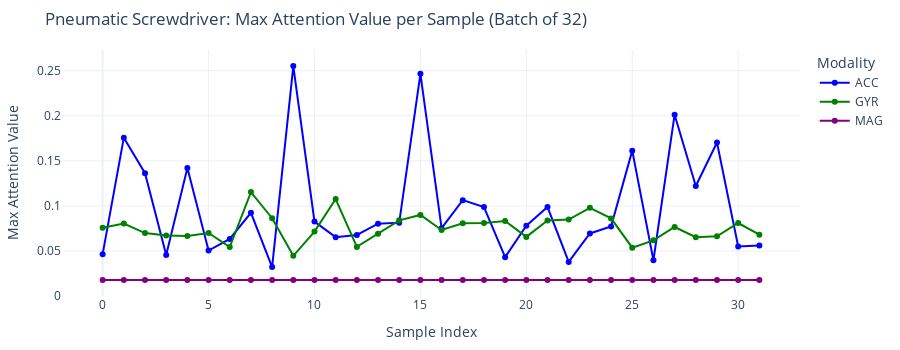

This figure's notebook cell:
### Code cell
import plotly.graph_objects as go

# Ensure values are on CPU and converted to numpy
avg_attn_per_window_np = {
    modality: torch.stack(values).cpu().numpy()
    for modality, values in avg_attn_per_window.items()
}

# Replace this with your actual predicted class labels for each sample
# Example: predicted_classes = ['drill', 'cut', 'screw', ...]
predicted_classes = true_labels

# Sample indices (x-axis)
sample_indices = list(range(len(predicted_classes)))

# Create interactive plot
fig = go.Figure()

colors = {
    'acc': 'blue',
    'gyr': 'green',
    'mag': 'purple',
}

# Add traces for each modality
for modality, max_vals in avg_attn_per_window_np.items():
    hover_texts = [
        f"Sample {i}<br>Predicted: {predicted_classes[i]}<br>Max Attention: {max_vals[i]:.4f}"
        for i in sample_indices
    ]
    fig.add_trace(go.Scatter(
        x=sample_indices,
        y=max_vals,
        mode='lines+markers',
        name=modality.upper(),
        line=dict(color=colors.get(modality, 'gray')),
        text=hover_texts,
        hoverinfo='text'
    ))

# Update layout
fig.update_layout(
    title="Pneumatic Screwdriver: Max Attention Value per Sample (Batch of 32)",
    xaxis_title="Sample Index",
    yaxis_title="Max Attention Value",
    legend_title="Modality",
    height=350,
    margin=dict(l=30, r=30, t=50, b=40),
    template="plotly_white"
)

fig.show()

### Figure 1 — Plotly figure (JSON) as saved in the notebook; plotly's stock layout.template omitted (floating-point values rounded to 4 significant figures)
{"data": [{"hoverinfo": "text", "line": {"color": "blue"}, "mode": "lines+markers", "name": "ACC", "text": ["Sample 0<br>Predicted: undefined<br>Max Attention: 0.0465", "Sample 1<br>Predicted: undefined<br>Max Attention: 0.1757", "Sample 2<br>Predicted: tightening<br>Max Attention: 0.1363", "Sample 3<br>Predicted: undefined<br>Max Attention: 0.0455", "Sample 4<br>Predicted: untightening<br>Max Attention: 0.1421", "Sample 5<br>Predicted: undefined<br>Max Attention: 0.0504", "Sample 6<br>Predicted: undefined<br>Max Attention: 0.0633", "Sample 7<br>Predicted: undefined<br>Max Attention: 0.0924", "Sample 8<br>Predicted: undefined<br>Max Attention: 0.0321", "Sample 9<br>Predicted: tightening<br>Max Attention: 0.2552", "Sample 10<br>Predicted: undefined<br>Max Attention: 0.0826", "Sample 11<br>Predicted: undefined<br>Max Attention: 0.0653", "Sample 12<br>Predicted: undefined<br>Max Attention: 0.0678", "Sample 13<br>Predicted: undefined<br>Max Attention: 0.0803", "Sample 14<br>Predicted: undefined<br>Max Attention: 0.0814", "Sample 15<br>Predicted: tightening<br>Max Attention: 0.2467", "Sample 16<br>Predicted: undefined<br>Max Attention: 0.0753", "Sample 17<br>Predicted: undefined<br>Max Attention: 0.1064", "Sample 18<br>Predicted: undefined<br>Max Attention: 0.0987", "Sample 19<br>Predicted: undefined<br>Max Attention: 0.0431", "Sample 20<br>Predicted: undefined<br>Max Attention: 0.0780", "Sample 21<br>Predicted: undefined<br>Max Attention: 0.0988", "Sample 22<br>Predicted: undefined<br>Max Attention: 0.0378", "Sample 23<br>Predicted: undefined<br>Max Attention: 0.0694", "Sample 24<br>Predicted: undefined<br>Max Attention: 0.0772", "Sample 25<br>Predicted: undefined<br>Max Attention: 0.1614", "Sample 26<br>Predicted: undefined<br>Max Attention: 0.0397", "Sample 27<br>Predicted: tightening_double<br>Max Attention: 0.2012", "Sample 28<br>Predicted: tightening_double<br>Max Attention: 0.1221", "Sample 29<br>Predicted: tightening_double<br>Max Attention: 0.1704", "Sample 30<br>Predicted: undefined<br>Max Attention: 0.0550", "Sample 31<br>Predicted: undefined<br>Max Attention: 0.0560"], "type": "scatter", "x": [0, 1, 2, 3, 4, 5, 6, 7, 8, 9, 10, 11, 12, 13, 14, 15, 16, 17, 18, 19, 20, 21, 22, 23, 24, 25, 26, 27, 28, 29, 30, 31], "y": [0.04645, 0.1757, 0.1363, 0.04548, 0.1421, 0.05039, 0.06335, 0.09238, 0.03215, 0.2552, 0.08258, 0.06531, 0.06779, 0.08029, 0.08144, 0.2467, 0.07528, 0.1064, 0.09866, 0.04312, 0.078, 0.09877, 0.03778, 0.06943, 0.07718, 0.1614, 0.0397, 0.2012, 0.1221, 0.1704, 0.05497, 0.05595]}, {"hoverinfo": "text", "line": {"color": "green"}, "mode": "lines+markers", "name": "GYR", "text": ["Sample 0<br>Predicted: undefined<br>Max Attention: 0.0757", "Sample 1<br>Predicted: undefined<br>Max Attention: 0.0805", "Sample 2<br>Predicted: tightening<br>Max Attention: 0.0699", "Sample 3<br>Predicted: undefined<br>Max Attention: 0.0671", "Sample 4<br>Predicted: untightening<br>Max Attention: 0.0667", "Sample 5<br>Predicted: undefined<br>Max Attention: 0.0700", "Sample 6<br>Predicted: undefined<br>Max Attention: 0.0543", "Sample 7<br>Predicted: undefined<br>Max Attention: 0.1153", "Sample 8<br>Predicted: undefined<br>Max Attention: 0.0863", "Sample 9<br>Predicted: tightening<br>Max Attention: 0.0446", "Sample 10<br>Predicted: undefined<br>Max Attention: 0.0715", "Sample 11<br>Predicted: undefined<br>Max Attention: 0.1076", "Sample 12<br>Predicted: undefined<br>Max Attention: 0.0545", "Sample 13<br>Predicted: undefined<br>Max Attention: 0.0690", "Sample 14<br>Predicted: undefined<br>Max Attention: 0.0840", "Sample 15<br>Predicted: tightening<br>Max Attention: 0.0900", "Sample 16<br>Predicted: undefined<br>Max Attention: 0.0733", "Sample 17<br>Predicted: undefined<br>Max Attention: 0.0807", "Sample 18<br>Predicted: undefined<br>Max Attention: 0.0811", "Sample 19<br>Predicted: undefined<br>Max Attention: 0.0832", "Sample 20<br>Predicted: undefined<br>Max Attention: 0.0656", "Sample 21<br>Predicted: undefined<br>Max Attention: 0.0838", "Sample 22<br>Predicted: undefined<br>Max Attention: 0.0848", "Sample 23<br>Predicted: undefined<br>Max Attention: 0.0979", "Sample 24<br>Predicted: undefined<br>Max Attention: 0.0861", "Sample 25<br>Predicted: undefined<br>Max Attention: 0.0536", "Sample 26<br>Predicted: undefined<br>Max Attention: 0.0618", "Sample 27<br>Predicted: tightening_double<br>Max Attention: 0.0766", "Sample 28<br>Predicted: tightening_double<br>Max Attention: 0.0653", "Sample 29<br>Predicted: tightening_double<br>Max Attention: 0.0663", "Sample 30<br>Predicted: undefined<br>Max Attention: 0.0810", "Sample 31<br>Predicted: undefined<br>Max Attention: 0.0680"], "type": "scatter", "x": [0, 1, 2, 3, 4, 5, 6, 7, 8, 9, 10, 11, 12, 13, 14, 15, 16, 17, 18, 19, 20, 21, 22, 23, 24, 25, 26, 27, 28, 29, 30, 31], "y": [0.07574, 0.0805, 0.06989, 0.06714, 0.0667, 0.07001, 0.05434, 0.1153, 0.08632, 0.04458, 0.0715, 0.1076, 0.05451, 0.06902, 0.08402, 0.09, 0.07327, 0.08067, 0.08107, 0.08323, 0.0656, 0.08385, 0.08483, 0.0979, 0.08613, 0.05362, 0.0618, 0.07658, 0.06534, 0.06632, 0.08104, 0.06805]}, {"hoverinfo": "text", "line": {"color": "purple"}, "mode": "lines+markers", "name": "MAG", "text": ["Sample 0<br>Predicted: undefined<br>Max Attention: 0.0178", "Sample 1<br>Predicted: undefined<br>Max Attention: 0.0178", "Sample 2<br>Predicted: tightening<br>Max Attention: 0.0178", "Sample 3<br>Predicted: undefined<br>Max Attention: 0.0178", "Sample 4<br>Predicted: untightening<br>Max Attention: 0.0178", "Sample 5<br>Predicted: undefined<br>Max Attention: 0.0178", "Sample 6<br>Predicted: undefined<br>Max Attention: 0.0178", "Sample 7<br>Predicted: undefined<br>Max Attention: 0.0178", "Sample 8<br>Predicted: undefined<br>Max Attention: 0.0178", "Sample 9<br>Predicted: tightening<br>Max Attention: 0.0178", "Sample 10<br>Predicted: undefined<br>Max Attention: 0.0178", "Sample 11<br>Predicted: undefined<br>Max Attention: 0.0178", "Sample 12<br>Predicted: undefined<br>Max Attention: 0.0178", "Sample 13<br>Predicted: undefined<br>Max Attention: 0.0178", "Sample 14<br>Predicted: undefined<br>Max Attention: 0.0178", "Sample 15<br>Predicted: tightening<br>Max Attention: 0.0178", "Sample 16<br>Predicted: undefined<br>Max Attention: 0.0178", "Sample 17<br>Predicted: undefined<br>Max Attention: 0.0178", "Sample 18<br>Predicted: undefined<br>Max Attention: 0.0178", "Sample 19<br>Predicted: undefined<br>Max Attention: 0.0178", "Sample 20<br>Predicted: undefined<br>Max Attention: 0.0178", "Sample 21<br>Predicted: undefined<br>Max Attention: 0.0178", "Sample 22<br>Predicted: undefined<br>Max Attention: 0.0178", "Sample 23<br>Predicted: undefined<br>Max Attention: 0.0178", "Sample 24<br>Predicted: undefined<br>Max Attention: 0.0178", "Sample 25<br>Predicted: undefined<br>Max Attention: 0.0178", "Sample 26<br>Predicted: undefined<br>Max Attention: 0.0178", "Sample 27<br>Predicted: tightening_double<br>Max Attention: 0.0178", "Sample 28<br>Predicted: tightening_double<br>Max Attention: 0.0178", "Sample 29<br>Predicted: tightening_double<br>Max Attention: 0.0178", "Sample 30<br>Predicted: undefined<br>Max Attention: 0.0178", "Sample 31<br>Predicted: undefined<br>Max Attention: 0.0178"], "type": "scatter", "x": [0, 1, 2, 3, 4, 5, 6, 7, 8, 9, 10, 11, 12, 13, 14, 15, 16, 17, 18, 19, 20, 21, 22, 23, 24, 25, 26, 27, 28, 29, 30, 31], "y": [0.01782, 0.01782, 0.01782, 0.01782, 0.01782, 0.01782, 0.01782, 0.01782, 0.01782, 0.01782, 0.01782, 0.01782, 0.01782, 0.01782, 0.01782, 0.01782, 0.01782, 0.01782, 0.01782, 0.01782, 0.01782, 0.01782, 0.01782, 0.01782, 0.01782, 0.01782, 0.01782, 0.01782, 0.01782, 0.01782, 0.01782, 0.01782]}], "layout": {"height": 350, "legend": {"title": {"text": "Modality"}}, "margin": {"b": 40, "l": 30, "r": 30, "t": 50}, "title": {"text": "Pneumatic Screwdriver: Max Attention Value per Sample (Batch of 32)"}, "xaxis": {"title": {"text": "Sample Index"}}, "yaxis": {"title": {"text": "Max Attention Value"}}}}
